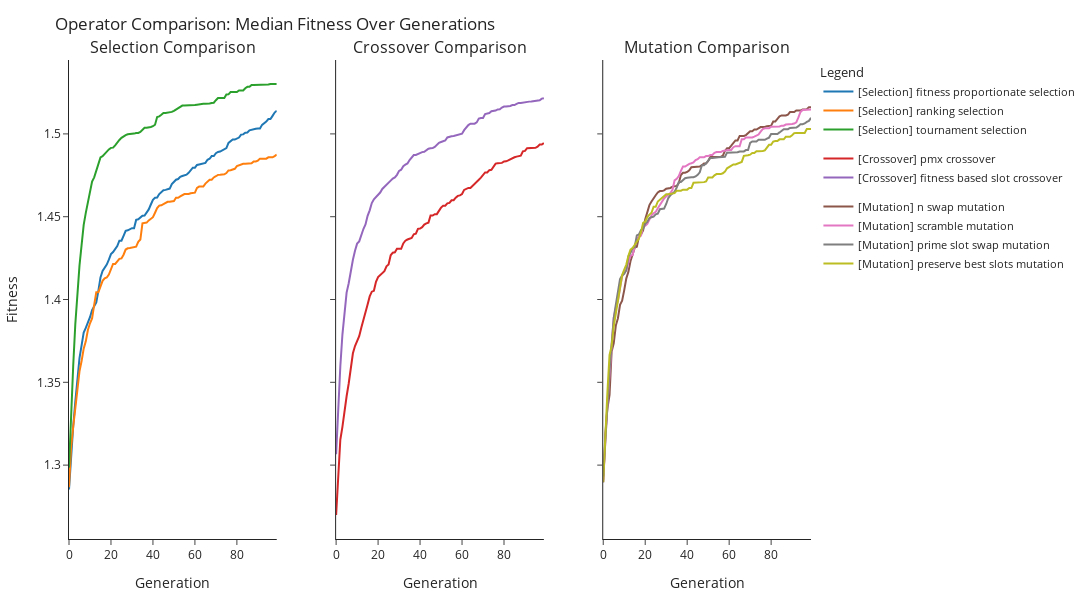

This figure's notebook cell:
### Code cell
plot_component_comparisons(selection_fit_dfs, crossover_fit_dfs, mutation_fit_dfs)
